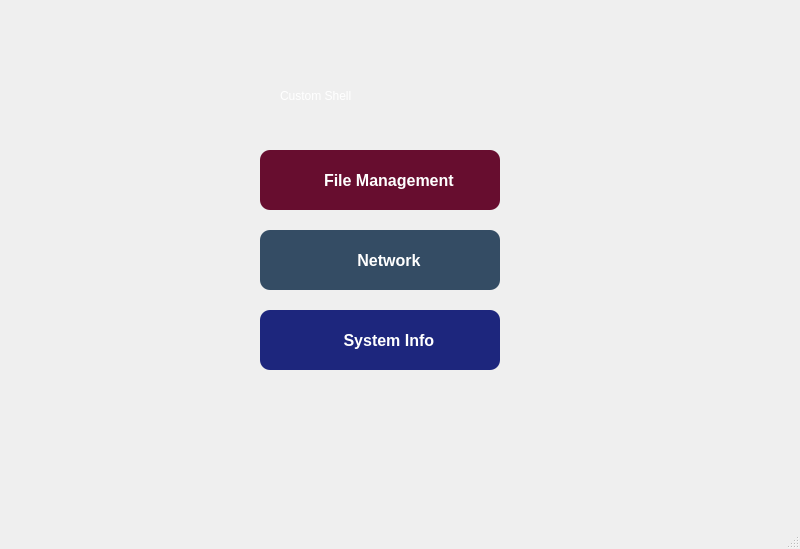
<?xml version="1.0" encoding="UTF-8"?>
<ui version="4.0">
 <class>MainWindow</class>
 <widget class="QMainWindow" name="MainWindow">
  <property name="geometry">
   <rect>
    <x>0</x>
    <y>0</y>
    <width>800</width>
    <height>549</height>
   </rect>
  </property>
  <property name="windowTitle">
   <string>MainWindow</string>
  </property>
  <widget class="QWidget" name="centralwidget">
   <widget class="QLabel" name="label">
    <property name="geometry">
     <rect>
      <x>20</x>
      <y>0</y>
      <width>761</width>
      <height>491</height>
     </rect>
    </property>
    <property name="text">
     <string/>
    </property>
    <property name="pixmap">
     <pixmap>animated2.gif</pixmap>
    </property>
    <property name="scaledContents">
     <bool>true</bool>
    </property>
   </widget>
   <widget class="QLabel" name="label_2">
    <property name="geometry">
     <rect>
      <x>280</x>
      <y>70</y>
      <width>201</width>
      <height>51</height>
     </rect>
    </property>
    <property name="styleSheet">
     <string notr="true">font: 75 20pt &quot;MS Shell Dlg 2&quot;;
color: rgb(255, 255, 255);</string>
    </property>
    <property name="text">
     <string>Custom Shell</string>
    </property>
   </widget>
   <widget class="QPushButton" name="pushButton">
    <property name="geometry">
     <rect>
      <x>260</x>
      <y>150</y>
      <width>240</width>
      <height>60</height>
     </rect>
    </property>
    <property name="font">
     <font>
      <pointsize>-1</pointsize>
      <weight>75</weight>
      <italic>false</italic>
      <bold>true</bold>
     </font>
    </property>
    <property name="autoFillBackground">
     <bool>false</bool>
    </property>
    <property name="styleSheet">
     <string notr="true">QPushButton {
    background-color: #670D2F;   
    color: white;
    font: bold 16px;
    border-radius: 10px;
    padding: 20px;
}

QPushButton:hover {
    background-color: #A53860; 
}
</string>
    </property>
    <property name="text">
     <string>    File Management</string>
    </property>
    <property name="icon">
     <iconset>
      <normaloff>FILE.jpeg</normaloff>FILE.jpeg</iconset>
    </property>
    <property name="iconSize">
     <size>
      <width>40</width>
      <height>40</height>
     </size>
    </property>
   </widget>
   <widget class="QPushButton" name="pushButton_2">
    <property name="geometry">
     <rect>
      <x>260</x>
      <y>230</y>
      <width>240</width>
      <height>60</height>
     </rect>
    </property>
    <property name="styleSheet">
     <string notr="true">QPushButton {
    background-color: #344C64;
    color: white;
    font: bold 16px;
    border-radius: 10px;
    padding: 20px;
}
QPushButton:hover {
    background-color: #57A6A1;
}
</string>
    </property>
    <property name="text">
     <string>    Network</string>
    </property>
    <property name="icon">
     <iconset>
      <normaloff>network.png</normaloff>network.png</iconset>
    </property>
    <property name="iconSize">
     <size>
      <width>60</width>
      <height>60</height>
     </size>
    </property>
   </widget>
   <widget class="QPushButton" name="pushButton_3">
    <property name="geometry">
     <rect>
      <x>260</x>
      <y>310</y>
      <width>240</width>
      <height>60</height>
     </rect>
    </property>
    <property name="styleSheet">
     <string notr="true">QPushButton {
    background-color: #1D267D;
    color: white;
    font: bold 16px;
    border-radius: 10px;
    padding: 20px;
}
QPushButton:hover {
    background-color: #5C469C;
}
</string>
    </property>
    <property name="text">
     <string>    System Info</string>
    </property>
    <property name="icon">
     <iconset>
      <normaloff>SINFO.jpeg</normaloff>SINFO.jpeg</iconset>
    </property>
    <property name="iconSize">
     <size>
      <width>40</width>
      <height>40</height>
     </size>
    </property>
   </widget>
  </widget>
  <widget class="QMenuBar" name="menubar">
   <property name="geometry">
    <rect>
     <x>0</x>
     <y>0</y>
     <width>800</width>
     <height>26</height>
    </rect>
   </property>
  </widget>
  <widget class="QStatusBar" name="statusbar"/>
 </widget>
 <resources>
  <include location="bg.qrc"/>
 </resources>
 <connections/>
</ui>
